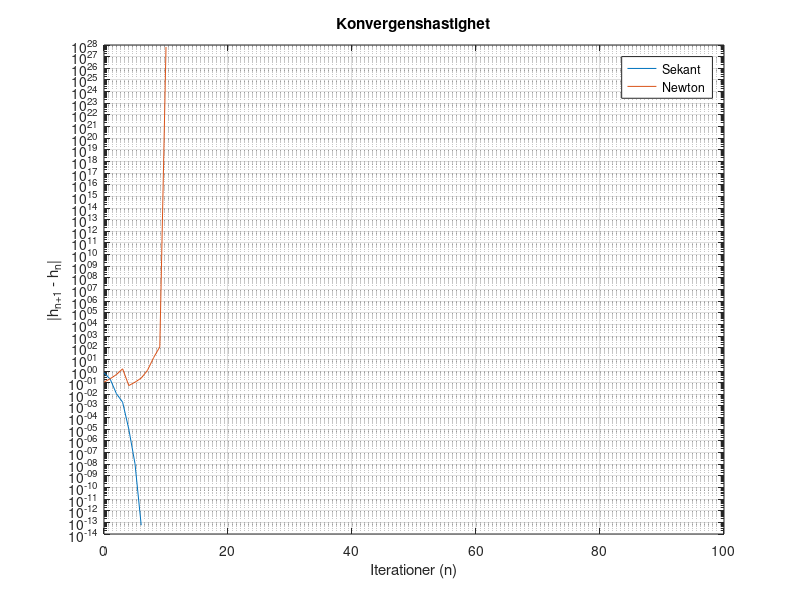

This chart was generated by the following MATLAB code:
% Uppgift 2a Newtons metod (har lite problem med startgissning)
H = 0.5;
f = @(x) 8 * exp(-x/2) * cos(3 * x) - H; % funktionen
fp = @(x) -4 * exp(-x/2) * cos(3 * x) + 24 * exp(-x/2) * sin(3 * x); % derivatan av funktionen

x = 4.5; % Startgissning (måste ändras för nu divergerar funtionen wierd)
tol = 1e-8; % Tolerans
diffx = 1; iter = 0; maxiter = 100;

while diffx > tol && iter < maxiter % sålänge diff är större än tolerasen
    iter = iter + 1; % öka antal iterationer
    xnew = x - (f ( x ) / fp ( x )) ; % Räkna xn+1=xn-(f(x)/f'(x)) 
    diffx = abs ( xnew - x ) ; % skillnaden/längden mellan två pinkter:  | x ( n +1) -x ( n ) |
    x = xnew ; % Uppdatera xn med värdet av xn+1, alltså stargissningen uppdateras
    disp ([ iter xnew diffx ]) % Utskrift pa skarmen
 end
Th=xnew %resultat


%---------_________________-----------------_______________________-----------------------___________________

% Uppgift 2b : Secant method (funkar bra)
H=0.5;
g = @(x) 8 * exp(-x/2) * cos(3 * x) - H; % funitionen
% Startgissning
h0 = 4; 
h1 = 5;
tol = 1e-8; % tolerans
diffx = 1; % differensen
iter = 0; % antal iterationer
maxiter = 100;

while diffx > tol && iter < maxiter % sålänge differensen är större än toleransen
    iter = iter + 1; % Increment iteration 
    hnew = h1 - g(h1) * ((h1 - h0) / (g(h1) - g(h0))); % räkna xn+1 = xn-f(xn)*(x-xn)/f(xn)-f(x0) här är xn =h1 och x= h0
    diffx = abs(hnew - h1); % skillnaden/längden mellan två pinkter:  | x ( n +1) -x ( n ) |
    h0 = h1;  % uppdatera så att i andra iteration x=h1
    h1 = hnew; % uppdatera så att i andra iteration xn = xn+1 alltså den nya x värdet
    disp([iter, hnew, diffx]); 
end
T = hnew

%---------------________________------------______________---------------______________---------------------

%Uppgift 2c: Jämför konvergenshastigheten

% #############  Kopiera sekants metod ################
H = 0.5;
g = @(x) 8 * exp(-x/2) * cos(3 * x) - H;
% Startgissning
h0 = 4; 
h1 = 5;
tol = 1e-8; % Tolerans
diffx = []; % Difference till en vector för att lagra skillnader |h_{n+1} - h_n| för olika n ={0,1,2....}
iter = 0;
maxiter = 100; % Maximalt antal iterationer
while iter < maxiter
    iter = iter + 1; % Öka antal iterationer
    % Beräkna nästa steg
    hnew = h1 - g(h1) * ((h1 - h0) / (g(h1) - g(h0))); 
    % Spara skillnaden |h_{n+1} - h_n|
    diffx = [diffx, abs(hnew - h1)];
    % Uppdatera för nästa iteration
    h0 = h1;
    h1 = hnew;
end
%###########  kopiera Newtons metod  ###############
H = 0.5;
f = @(x) 8 * exp(-x/2) * cos(3 * x) - H;
fp = @(x) -4 * exp(-x/2) * cos(3 * x) + 24 * exp(-x/2) * sin(3 * x);
x = 4.6; % Startgissning
tol = 1e-8; % Tolerans
diffx1 = []; %Difference till en vector för att lagra skillnader |h_{n+1} - h_n| för olika n ={0,1,2....}
iter1 = 0; maxiter = 100;
while iter1 < maxiter
    iter1 = iter1 + 1; % increment iterations
    xnew = x - (f ( x ) / fp ( x )) ; % räkna xn+1
    diffx1 = [diffx1, abs( xnew - x )] ; % lägg till diff för varje iteration i vektorn
    x = xnew ; % uppdatera startgissning
 end

% ###############  Plotta konvergenshastigheten  ################
figure;
semilogy(0:length(diffx)-1, diffx);
hold on;
semilogy(0:length(diffx1)-1, diffx1);

grid on;

xlabel('Iterationer (n)');
ylabel('|h_{n+1} - h_n|');
title('Konvergenshastighet');
legend('Sekant', 'Newton');


%________----------------_________________------------------___________________------------------------_____

% Uppgift 2d (måste fixa probelemt med startgissning, samma problem som i 2a)
H = 2.8464405473 ; % byt H = 2.8464405473 
v = @(x) 8 * exp(-x/2) * cos(3 * x) - H; % funktionen
vp = @(x) -4 * exp(-x/2) * cos(3 * x) + 24 * exp(-x/2) * sin(3 * x); % derivatan av funktionen

x = 0.4; % Startgissning (måste ändras för nu divergerar funtionen wierd)
tol = 1e-8; % Tolerans
diffx = 1; iter = 0; maxiter = 100;

while diffx > tol && iter < maxiter % sålänge diff är större än tolerasen
    iter = iter + 1; % öka anta iterationer
    xnew = x - (v ( x ) / vp ( x )) ; % Räkna xn+1=xn-(f(x)/f'(x)) 
    diffx = abs ( xnew - x ) ; % skillnaden/längden mellan två pinkter:  | x ( n +1) -x ( n ) |
    x = xnew ; % Uppdatera xn med värdet av xn+1, alltså stargissningen uppdateras
    disp ([ iter xnew diffx ]) % Utskrift pa skarmen
 end
Tt=xnew %resultat
